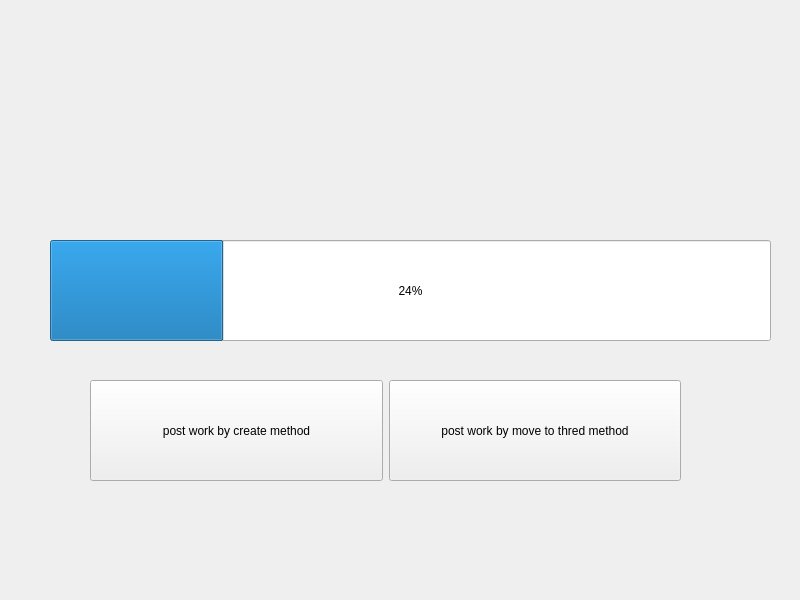
<?xml version="1.0" encoding="UTF-8"?>
<ui version="4.0">
 <class>Widget</class>
 <widget class="QWidget" name="Widget">
  <property name="geometry">
   <rect>
    <x>0</x>
    <y>0</y>
    <width>800</width>
    <height>600</height>
   </rect>
  </property>
  <property name="windowTitle">
   <string>Widget</string>
  </property>
  <widget class="QProgressBar" name="progressBar">
   <property name="geometry">
    <rect>
     <x>50</x>
     <y>240</y>
     <width>721</width>
     <height>101</height>
    </rect>
   </property>
   <property name="value">
    <number>24</number>
   </property>
  </widget>
  <widget class="QWidget" name="">
   <property name="geometry">
    <rect>
     <x>90</x>
     <y>380</y>
     <width>591</width>
     <height>101</height>
    </rect>
   </property>
   <layout class="QHBoxLayout" name="horizontalLayout">
    <item>
     <widget class="QPushButton" name="createMethodButton">
      <property name="sizePolicy">
       <sizepolicy hsizetype="Minimum" vsizetype="Expanding">
        <horstretch>0</horstretch>
        <verstretch>0</verstretch>
       </sizepolicy>
      </property>
      <property name="text">
       <string>post work by create method</string>
      </property>
     </widget>
    </item>
    <item>
     <widget class="QPushButton" name="moveToThreadButton">
      <property name="sizePolicy">
       <sizepolicy hsizetype="Minimum" vsizetype="Expanding">
        <horstretch>0</horstretch>
        <verstretch>0</verstretch>
       </sizepolicy>
      </property>
      <property name="text">
       <string>post work by move to thred method</string>
      </property>
     </widget>
    </item>
   </layout>
  </widget>
 </widget>
 <resources/>
 <connections/>
</ui>
